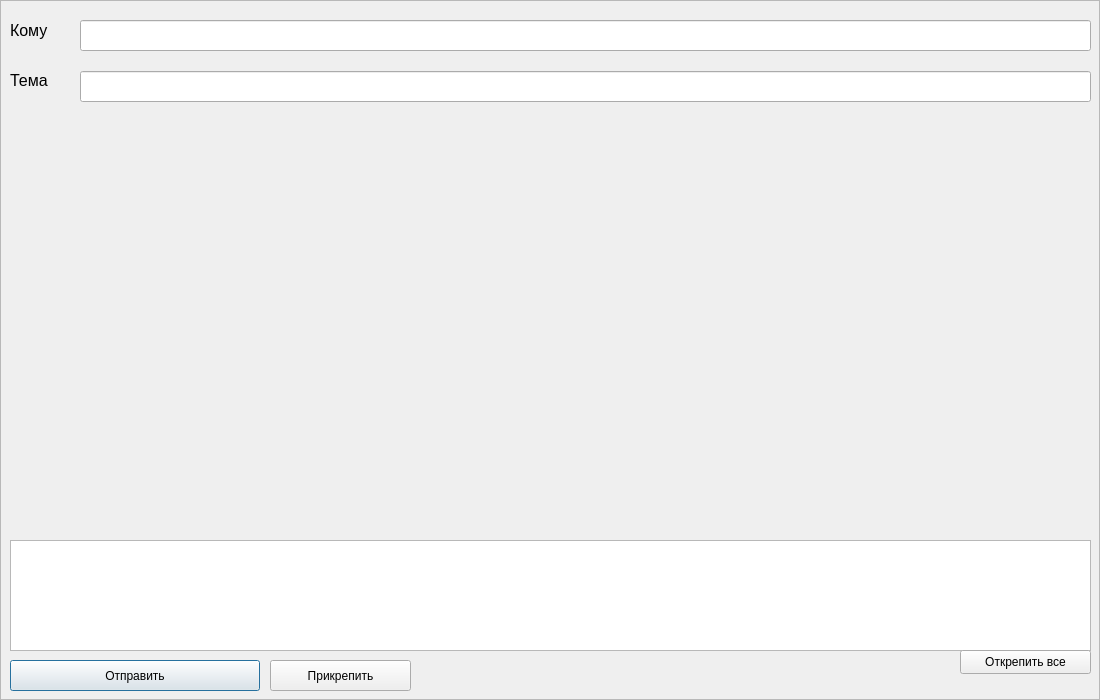
<?xml version="1.0" encoding="UTF-8"?>
<ui version="4.0">
 <class>sendingForm</class>
 <widget class="QDialog" name="sendingForm">
  <property name="geometry">
   <rect>
    <x>0</x>
    <y>0</y>
    <width>1100</width>
    <height>700</height>
   </rect>
  </property>
  <property name="windowTitle">
   <string>Dialog</string>
  </property>
  <layout class="QVBoxLayout" name="verticalLayout">
   <property name="spacing">
    <number>0</number>
   </property>
   <property name="leftMargin">
    <number>0</number>
   </property>
   <property name="topMargin">
    <number>0</number>
   </property>
   <property name="rightMargin">
    <number>0</number>
   </property>
   <property name="bottomMargin">
    <number>0</number>
   </property>
   <item>
    <widget class="QFrame" name="frame">
     <property name="frameShape">
      <enum>QFrame::StyledPanel</enum>
     </property>
     <property name="frameShadow">
      <enum>QFrame::Raised</enum>
     </property>
     <widget class="QLabel" name="label">
      <property name="geometry">
       <rect>
        <x>10</x>
        <y>0</y>
        <width>61</width>
        <height>61</height>
       </rect>
      </property>
      <property name="font">
       <font>
        <pointsize>12</pointsize>
       </font>
      </property>
      <property name="text">
       <string>Кому</string>
      </property>
     </widget>
     <widget class="QLabel" name="label_2">
      <property name="geometry">
       <rect>
        <x>10</x>
        <y>60</y>
        <width>61</width>
        <height>41</height>
       </rect>
      </property>
      <property name="font">
       <font>
        <pointsize>12</pointsize>
       </font>
      </property>
      <property name="text">
       <string>Тема</string>
      </property>
     </widget>
     <widget class="QTableWidget" name="attachTable">
      <property name="geometry">
       <rect>
        <x>10</x>
        <y>540</y>
        <width>1081</width>
        <height>111</height>
       </rect>
      </property>
      <attribute name="horizontalHeaderMinimumSectionSize">
       <number>150</number>
      </attribute>
      <attribute name="horizontalHeaderDefaultSectionSize">
       <number>150</number>
      </attribute>
      <attribute name="verticalHeaderMinimumSectionSize">
       <number>50</number>
      </attribute>
      <attribute name="verticalHeaderDefaultSectionSize">
       <number>50</number>
      </attribute>
     </widget>
     <widget class="QPushButton" name="sendBtn">
      <property name="geometry">
       <rect>
        <x>10</x>
        <y>660</y>
        <width>250</width>
        <height>31</height>
       </rect>
      </property>
      <property name="text">
       <string>Отправить</string>
      </property>
     </widget>
     <widget class="QPushButton" name="attachBtn">
      <property name="geometry">
       <rect>
        <x>270</x>
        <y>660</y>
        <width>141</width>
        <height>31</height>
       </rect>
      </property>
      <property name="text">
       <string>Прикрепить</string>
      </property>
     </widget>
     <widget class="QPushButton" name="disableAllBtn">
      <property name="geometry">
       <rect>
        <x>960</x>
        <y>650</y>
        <width>131</width>
        <height>24</height>
       </rect>
      </property>
      <property name="text">
       <string>Открепить все</string>
      </property>
     </widget>
     <widget class="QLineEdit" name="toEdit">
      <property name="geometry">
       <rect>
        <x>80</x>
        <y>20</y>
        <width>1011</width>
        <height>31</height>
       </rect>
      </property>
      <property name="font">
       <font>
        <pointsize>12</pointsize>
       </font>
      </property>
     </widget>
     <widget class="QLineEdit" name="subjectEdit">
      <property name="geometry">
       <rect>
        <x>80</x>
        <y>71</y>
        <width>1011</width>
        <height>31</height>
       </rect>
      </property>
      <property name="font">
       <font>
        <pointsize>12</pointsize>
       </font>
      </property>
     </widget>
     <widget class="QWidget" name="textEditWidget" native="true">
      <property name="geometry">
       <rect>
        <x>10</x>
        <y>130</y>
        <width>1081</width>
        <height>411</height>
       </rect>
      </property>
      <layout class="QVBoxLayout" name="verticalLayout_2">
       <property name="spacing">
        <number>0</number>
       </property>
       <property name="leftMargin">
        <number>0</number>
       </property>
       <property name="topMargin">
        <number>0</number>
       </property>
       <property name="rightMargin">
        <number>0</number>
       </property>
       <property name="bottomMargin">
        <number>0</number>
       </property>
       <item>
        <layout class="QVBoxLayout" name="verticalLayoutWdiget"/>
       </item>
      </layout>
     </widget>
    </widget>
   </item>
  </layout>
 </widget>
 <resources/>
 <connections/>
</ui>
